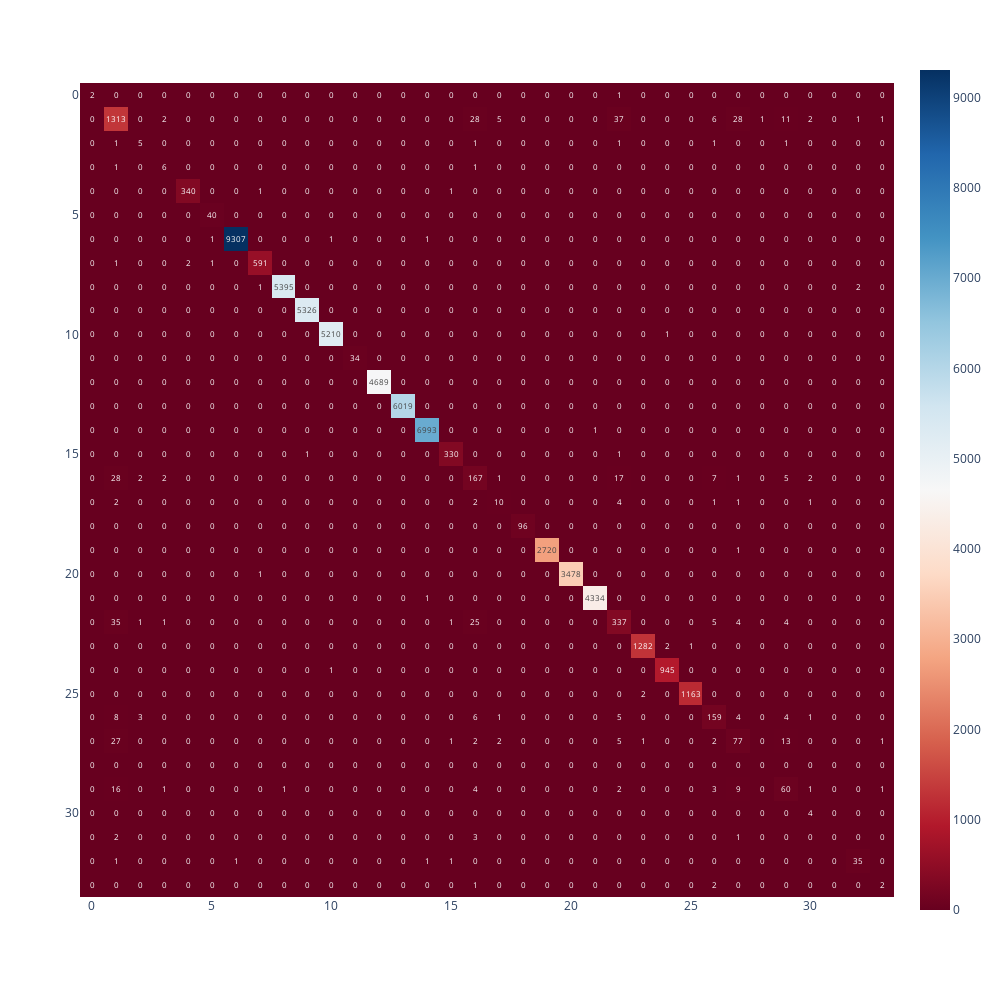

The notebook cell this image was saved under:
### Code cell
# Calc  confusion matrix
cm = confusion_matrix(pred, z_test)

# Show CM and classification_repor
print("Decision Tree Classifier : \n")
print(f"\nConfusion Matrix :")
fig = px.imshow(cm, text_auto=True, color_continuous_scale='rdbu', width=1000, height=1000)
fig.show()
print(classification_report(z_test, pred))

### Figure 1 — Plotly figure (JSON) as saved in the notebook; plotly's stock layout.template omitted (floating-point values rounded to 4 significant figures; data arrays with more than 128 entries replaced by an {"elided": "..."} marker saying what was removed)
{"data": [{"coloraxis": "coloraxis", "hovertemplate": "x: %{x}<br>y: %{y}<br>color: %{z}<extra></extra>", "name": "0", "texttemplate": "%{z}", "type": "heatmap", "xaxis": "x", "yaxis": "y", "z": {"elided": "34x34 int values"}}], "layout": {"coloraxis": {"colorscale": [[0, "rgb(103,0,31)"], [0.1, "rgb(178,24,43)"], [0.2, "rgb(214,96,77)"], [0.3, "rgb(244,165,130)"], [0.4, "rgb(253,219,199)"], [0.5, "rgb(247,247,247)"], [0.6, "rgb(209,229,240)"], [0.7, "rgb(146,197,222)"], [0.8, "rgb(67,147,195)"], [0.9, "rgb(33,102,172)"], [1, "rgb(5,48,97)"]]}, "height": 1000, "margin": {"t": 60}, "width": 1000, "xaxis": {"anchor": "y", "constrain": "domain", "domain": [0, 1], "scaleanchor": "y"}, "yaxis": {"anchor": "x", "autorange": "reversed", "constrain": "domain", "domain": [0, 1]}}}
